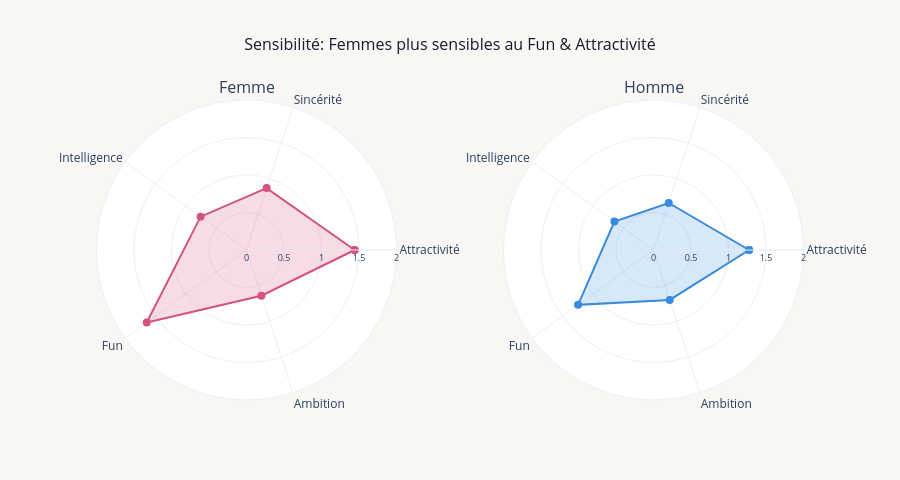

Source (notebook cell):
### Code cell
# =============================================================================
# RADAR HOMME VS FEMME
# =============================================================================
print("\n" + "─" * 65)
print("RADAR HOMME VS FEMME")
print("─" * 65)
 
attrs_radar = ATTR6_FR[:5]
delta_f_vals = [gender_deltas[c][0] for c in ATTR6[:5]]
delta_m_vals = [gender_deltas[c][1] for c in ATTR6[:5]]
 
fig_v5 = make_subplots(
    rows=1, cols=2,
    specs=[[{"type":"polar"}, {"type":"polar"}]],
    subplot_titles=[
        "Femme",
        "Homme",
    ],
)
 
for col_idx, (vals, clr, genre) in enumerate([
    (delta_f_vals, C["female"], "Femme"),
    (delta_m_vals, C["male"],   "Homme"),
]):
    fig_v5.add_trace(go.Scatterpolar(
        r=vals + [vals[0]],
        theta=attrs_radar + [attrs_radar[0]],
        fill="toself",
        name=genre,
        line_color=clr,
        fillcolor="rgba(55,138,221,0.20)" if clr == C["male"] else "rgba(212,83,126,0.20)",
        marker=dict(size=8, color=clr),
    ), row=1, col=col_idx+1)
 
fig_v5.update_layout(
    title={
        "text": "Sensibilité: Femmes plus sensibles au Fun & Attractivité",
        "font": {"size": 16, "color": C["dark"]},
        "x": 0.5, "xanchor": "center",
    },
    height=480,
    paper_bgcolor=C["light_bg"],
    polar=dict(radialaxis=dict(range=[0, 2], tickfont=dict(size=9))),
    polar2=dict(radialaxis=dict(range=[0, 2], tickfont=dict(size=9))),
    showlegend=False,
)
fig_v5.show()

### Figure 1 — Plotly figure (JSON) as saved in the notebook; plotly's stock layout.template omitted (floating-point values rounded to 4 significant figures)
{"data": [{"fill": "toself", "fillcolor": "rgba(212,83,126,0.20)", "line": {"color": "#D4537E"}, "marker": {"color": "#D4537E", "size": 8}, "name": "Femme", "r": [1.442, 0.8678, 0.7562, 1.644, 0.6406, 1.442], "subplot": "polar", "theta": ["Attractivité", "Sincérité", "Intelligence", "Fun", "Ambition", "Attractivité"], "type": "scatterpolar"}, {"fill": "toself", "fillcolor": "rgba(55,138,221,0.20)", "line": {"color": "#378ADD"}, "marker": {"color": "#378ADD", "size": 8}, "name": "Homme", "r": [1.275, 0.6589, 0.6442, 1.244, 0.6997, 1.275], "subplot": "polar2", "theta": ["Attractivité", "Sincérité", "Intelligence", "Fun", "Ambition", "Attractivité"], "type": "scatterpolar"}], "layout": {"annotations": [{"font": {"size": 16}, "showarrow": false, "text": "Femme", "x": 0.225, "xanchor": "center", "xref": "paper", "y": 1, "yanchor": "bottom", "yref": "paper"}, {"font": {"size": 16}, "showarrow": false, "text": "Homme", "x": 0.775, "xanchor": "center", "xref": "paper", "y": 1, "yanchor": "bottom", "yref": "paper"}], "height": 480, "paper_bgcolor": "#F8F7F4", "polar": {"domain": {"x": [0, 0.45], "y": [0, 1]}, "radialaxis": {"range": [0, 2], "tickfont": {"size": 9}}}, "polar2": {"domain": {"x": [0.55, 1], "y": [0, 1]}, "radialaxis": {"range": [0, 2], "tickfont": {"size": 9}}}, "showlegend": false, "title": {"font": {"color": "#1A1A2E", "size": 16}, "text": "Sensibilité: Femmes plus sensibles au Fun & Attractivité", "x": 0.5, "xanchor": "center"}}}
